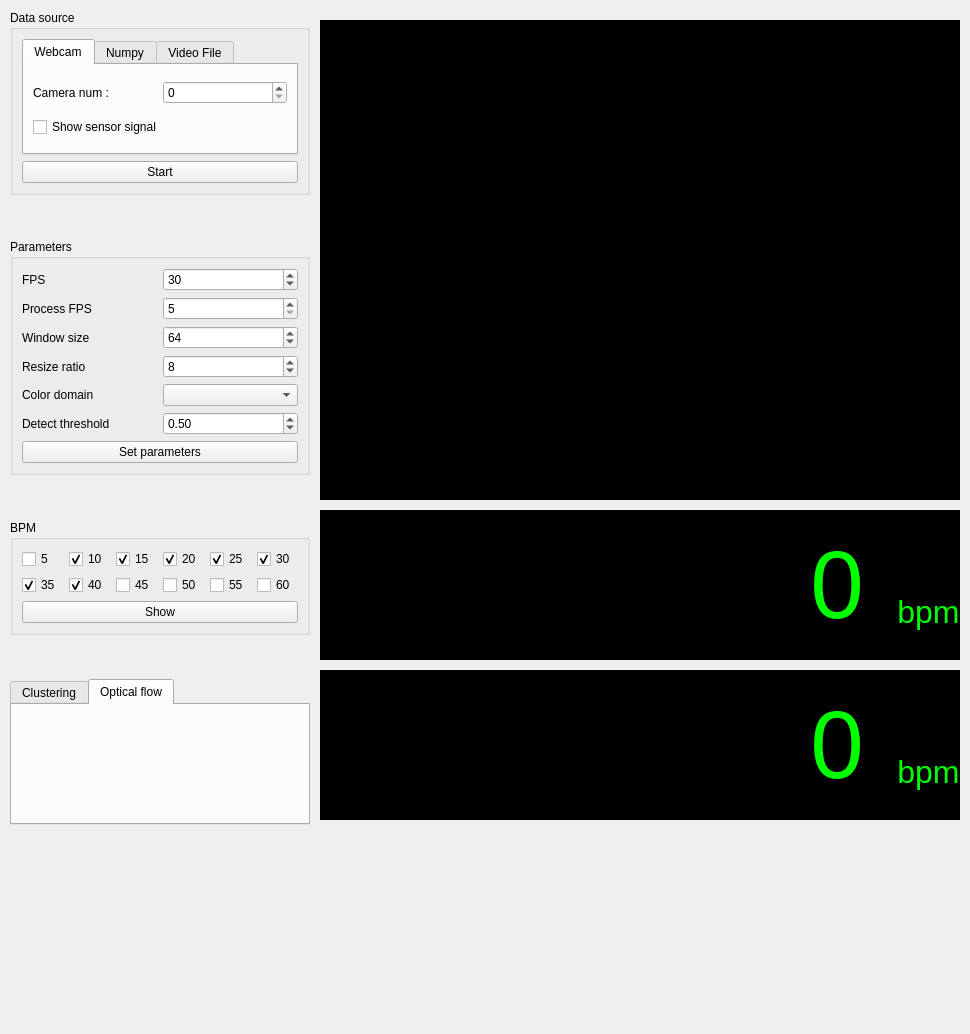
<?xml version="1.0" encoding="UTF-8"?>
<ui version="4.0">
 <class>MainWindow</class>
 <widget class="QMainWindow" name="MainWindow">
  <property name="geometry">
   <rect>
    <x>0</x>
    <y>0</y>
    <width>970</width>
    <height>1034</height>
   </rect>
  </property>
  <property name="sizePolicy">
   <sizepolicy hsizetype="Preferred" vsizetype="Preferred">
    <horstretch>0</horstretch>
    <verstretch>0</verstretch>
   </sizepolicy>
  </property>
  <property name="windowTitle">
   <string>MainWindow</string>
  </property>
  <widget class="QWidget" name="centralwidget">
   <widget class="QLabel" name="lbl_frame">
    <property name="geometry">
     <rect>
      <x>320</x>
      <y>20</y>
      <width>640</width>
      <height>480</height>
     </rect>
    </property>
    <property name="styleSheet">
     <string notr="true">background-color: rgb(0, 0, 0);</string>
    </property>
    <property name="text">
     <string/>
    </property>
   </widget>
   <widget class="QWidget" name="widget_navigate" native="true">
    <property name="geometry">
     <rect>
      <x>10</x>
      <y>10</y>
      <width>300</width>
      <height>815</height>
     </rect>
    </property>
    <layout class="QVBoxLayout" name="verticalLayout_5">
     <item>
      <widget class="QGroupBox" name="groupBox_2">
       <property name="title">
        <string>Data source</string>
       </property>
       <layout class="QVBoxLayout" name="verticalLayout" stretch="0,1">
        <item>
         <widget class="QTabWidget" name="tab_src">
          <property name="currentIndex">
           <number>0</number>
          </property>
          <widget class="QWidget" name="tab_3">
           <attribute name="title">
            <string>Webcam</string>
           </attribute>
           <layout class="QVBoxLayout" name="verticalLayout_7">
            <item>
             <layout class="QHBoxLayout" name="horizontalLayout">
              <item>
               <widget class="QLabel" name="label_7">
                <property name="text">
                 <string>Camera num :</string>
                </property>
               </widget>
              </item>
              <item>
               <widget class="QSpinBox" name="spin_camera_num">
                <property name="minimum">
                 <number>0</number>
                </property>
                <property name="maximum">
                 <number>5</number>
                </property>
                <property name="value">
                 <number>0</number>
                </property>
               </widget>
              </item>
             </layout>
            </item>
            <item>
             <widget class="QCheckBox" name="cb_sensor">
              <property name="text">
               <string>Show sensor signal</string>
              </property>
             </widget>
            </item>
           </layout>
          </widget>
          <widget class="QWidget" name="tab_4">
           <attribute name="title">
            <string>Numpy</string>
           </attribute>
           <layout class="QGridLayout" name="gridLayout_4">
            <item row="1" column="1">
             <widget class="QPushButton" name="b_np_load_signal">
              <property name="text">
               <string>Load signal</string>
              </property>
             </widget>
            </item>
            <item row="1" column="0">
             <widget class="QPushButton" name="b_np_load_video">
              <property name="text">
               <string>Load video</string>
              </property>
             </widget>
            </item>
            <item row="0" column="1">
             <widget class="QLabel" name="lbl_np_signal_name">
              <property name="text">
               <string>None</string>
              </property>
             </widget>
            </item>
            <item row="0" column="0">
             <widget class="QLabel" name="lbl_np_video_name">
              <property name="text">
               <string>None</string>
              </property>
             </widget>
            </item>
            <item row="2" column="0" colspan="2">
             <widget class="QCheckBox" name="cb_reference">
              <property name="text">
               <string>Show reference signal</string>
              </property>
             </widget>
            </item>
           </layout>
          </widget>
          <widget class="QWidget" name="tab_5">
           <attribute name="title">
            <string>Video File</string>
           </attribute>
           <layout class="QVBoxLayout" name="verticalLayout_2">
            <item>
             <widget class="QLabel" name="lbl_file_video_name">
              <property name="text">
               <string>None</string>
              </property>
             </widget>
            </item>
            <item>
             <widget class="QPushButton" name="b_file_load_video">
              <property name="text">
               <string>Load video</string>
              </property>
             </widget>
            </item>
           </layout>
          </widget>
         </widget>
        </item>
        <item>
         <widget class="QPushButton" name="b_start">
          <property name="text">
           <string>Start</string>
          </property>
         </widget>
        </item>
       </layout>
      </widget>
     </item>
     <item>
      <spacer name="verticalSpacer_3">
       <property name="orientation">
        <enum>Qt::Vertical</enum>
       </property>
       <property name="sizeHint" stdset="0">
        <size>
         <width>20</width>
         <height>40</height>
        </size>
       </property>
      </spacer>
     </item>
     <item>
      <widget class="QGroupBox" name="groupBox">
       <property name="title">
        <string>Parameters</string>
       </property>
       <layout class="QGridLayout" name="gridLayout_2">
        <item row="0" column="0">
         <widget class="QLabel" name="label">
          <property name="text">
           <string>FPS</string>
          </property>
         </widget>
        </item>
        <item row="1" column="0">
         <widget class="QLabel" name="label_2">
          <property name="text">
           <string>Process FPS</string>
          </property>
         </widget>
        </item>
        <item row="2" column="0">
         <widget class="QLabel" name="label_3">
          <property name="text">
           <string>Window size</string>
          </property>
         </widget>
        </item>
        <item row="3" column="0">
         <widget class="QLabel" name="label_4">
          <property name="text">
           <string>Resize ratio</string>
          </property>
         </widget>
        </item>
        <item row="5" column="0">
         <widget class="QLabel" name="label_6">
          <property name="text">
           <string>Detect threshold</string>
          </property>
         </widget>
        </item>
        <item row="4" column="0">
         <widget class="QLabel" name="label_5">
          <property name="text">
           <string>Color domain</string>
          </property>
         </widget>
        </item>
        <item row="6" column="0" colspan="2">
         <widget class="QPushButton" name="b_set_parameter">
          <property name="text">
           <string>Set parameters</string>
          </property>
         </widget>
        </item>
        <item row="0" column="1">
         <widget class="QSpinBox" name="spin_fps">
          <property name="minimum">
           <number>5</number>
          </property>
          <property name="maximum">
           <number>60</number>
          </property>
          <property name="value">
           <number>30</number>
          </property>
         </widget>
        </item>
        <item row="1" column="1">
         <widget class="QSpinBox" name="spin_process_fps">
          <property name="minimum">
           <number>5</number>
          </property>
          <property name="maximum">
           <number>60</number>
          </property>
          <property name="value">
           <number>5</number>
          </property>
         </widget>
        </item>
        <item row="2" column="1">
         <widget class="QSpinBox" name="spin_window_size">
          <property name="minimum">
           <number>1</number>
          </property>
          <property name="maximum">
           <number>1024</number>
          </property>
          <property name="value">
           <number>64</number>
          </property>
         </widget>
        </item>
        <item row="3" column="1">
         <widget class="QSpinBox" name="spin_resize_ratio">
          <property name="minimum">
           <number>1</number>
          </property>
          <property name="maximum">
           <number>100</number>
          </property>
          <property name="value">
           <number>8</number>
          </property>
         </widget>
        </item>
        <item row="4" column="1">
         <widget class="QComboBox" name="combo_color_domain"/>
        </item>
        <item row="5" column="1">
         <widget class="QDoubleSpinBox" name="spin_threshold">
          <property name="maximum">
           <double>1.000000000000000</double>
          </property>
          <property name="singleStep">
           <double>0.010000000000000</double>
          </property>
          <property name="value">
           <double>0.500000000000000</double>
          </property>
         </widget>
        </item>
       </layout>
      </widget>
     </item>
     <item>
      <spacer name="verticalSpacer_4">
       <property name="orientation">
        <enum>Qt::Vertical</enum>
       </property>
       <property name="sizeHint" stdset="0">
        <size>
         <width>20</width>
         <height>40</height>
        </size>
       </property>
      </spacer>
     </item>
     <item>
      <widget class="QGroupBox" name="groupBox_3">
       <property name="title">
        <string>BPM</string>
       </property>
       <layout class="QGridLayout" name="gridLayout_3">
        <item row="0" column="1">
         <widget class="QCheckBox" name="cb_bpm_10">
          <property name="text">
           <string>10</string>
          </property>
          <property name="checked">
           <bool>true</bool>
          </property>
          <property name="tristate">
           <bool>false</bool>
          </property>
         </widget>
        </item>
        <item row="2" column="0" colspan="6">
         <widget class="QPushButton" name="b_show_bpm">
          <property name="text">
           <string>Show</string>
          </property>
         </widget>
        </item>
        <item row="0" column="2">
         <widget class="QCheckBox" name="cb_bpm_15">
          <property name="text">
           <string>15</string>
          </property>
          <property name="checked">
           <bool>true</bool>
          </property>
         </widget>
        </item>
        <item row="0" column="3">
         <widget class="QCheckBox" name="cb_bpm_20">
          <property name="text">
           <string>20</string>
          </property>
          <property name="checked">
           <bool>true</bool>
          </property>
         </widget>
        </item>
        <item row="0" column="4">
         <widget class="QCheckBox" name="cb_bpm_25">
          <property name="text">
           <string>25</string>
          </property>
          <property name="checked">
           <bool>true</bool>
          </property>
         </widget>
        </item>
        <item row="0" column="0">
         <widget class="QCheckBox" name="cb_bpm_5">
          <property name="text">
           <string>5</string>
          </property>
         </widget>
        </item>
        <item row="0" column="5">
         <widget class="QCheckBox" name="cb_bpm_30">
          <property name="text">
           <string>30</string>
          </property>
          <property name="checked">
           <bool>true</bool>
          </property>
         </widget>
        </item>
        <item row="1" column="1">
         <widget class="QCheckBox" name="cb_bpm_40">
          <property name="text">
           <string>40</string>
          </property>
          <property name="checked">
           <bool>true</bool>
          </property>
         </widget>
        </item>
        <item row="1" column="5">
         <widget class="QCheckBox" name="cb_bpm_60">
          <property name="text">
           <string>60</string>
          </property>
         </widget>
        </item>
        <item row="1" column="3">
         <widget class="QCheckBox" name="cb_bpm_50">
          <property name="text">
           <string>50</string>
          </property>
         </widget>
        </item>
        <item row="1" column="2">
         <widget class="QCheckBox" name="cb_bpm_45">
          <property name="text">
           <string>45</string>
          </property>
         </widget>
        </item>
        <item row="1" column="4">
         <widget class="QCheckBox" name="cb_bpm_55">
          <property name="text">
           <string>55</string>
          </property>
         </widget>
        </item>
        <item row="1" column="0">
         <widget class="QCheckBox" name="cb_bpm_35">
          <property name="text">
           <string>35</string>
          </property>
          <property name="checked">
           <bool>true</bool>
          </property>
         </widget>
        </item>
       </layout>
      </widget>
     </item>
     <item>
      <spacer name="verticalSpacer_5">
       <property name="orientation">
        <enum>Qt::Vertical</enum>
       </property>
       <property name="sizeHint" stdset="0">
        <size>
         <width>20</width>
         <height>40</height>
        </size>
       </property>
      </spacer>
     </item>
     <item>
      <widget class="QTabWidget" name="tab_mode">
       <property name="currentIndex">
        <number>1</number>
       </property>
       <widget class="QWidget" name="tab_mode_cluster">
        <attribute name="title">
         <string>Clustering</string>
        </attribute>
        <layout class="QVBoxLayout" name="verticalLayout_4">
         <item>
          <widget class="QCheckBox" name="checkBox">
           <property name="text">
            <string>CheckBox</string>
           </property>
          </widget>
         </item>
         <item>
          <widget class="QCheckBox" name="checkBox_2">
           <property name="text">
            <string>CheckBox</string>
           </property>
          </widget>
         </item>
         <item>
          <widget class="QCheckBox" name="checkBox_3">
           <property name="text">
            <string>CheckBox</string>
           </property>
          </widget>
         </item>
         <item>
          <widget class="QCheckBox" name="checkBox_4">
           <property name="text">
            <string>CheckBox</string>
           </property>
          </widget>
         </item>
        </layout>
       </widget>
       <widget class="QWidget" name="tab_mode_opticalflow">
        <attribute name="title">
         <string>Optical flow</string>
        </attribute>
       </widget>
      </widget>
     </item>
    </layout>
   </widget>
   <widget class="QWidget" name="widget_estimated" native="true">
    <property name="geometry">
     <rect>
      <x>320</x>
      <y>510</y>
      <width>640</width>
      <height>150</height>
     </rect>
    </property>
    <layout class="QHBoxLayout" name="horizontalLayout_2" stretch="5,2">
     <property name="spacing">
      <number>0</number>
     </property>
     <property name="leftMargin">
      <number>0</number>
     </property>
     <property name="topMargin">
      <number>0</number>
     </property>
     <property name="rightMargin">
      <number>0</number>
     </property>
     <property name="bottomMargin">
      <number>0</number>
     </property>
     <item>
      <widget class="QLabel" name="lbl_signal_estimated">
       <property name="styleSheet">
        <string notr="true">background-color: rgb(0, 0, 0);</string>
       </property>
       <property name="text">
        <string/>
       </property>
      </widget>
     </item>
     <item>
      <layout class="QHBoxLayout" name="horizontalLayout_5" stretch="1,0">
       <property name="spacing">
        <number>0</number>
       </property>
       <property name="sizeConstraint">
        <enum>QLayout::SetFixedSize</enum>
       </property>
       <item>
        <widget class="QLabel" name="lbl_bpm_estimated">
         <property name="font">
          <font>
           <family>Arial</family>
           <pointsize>72</pointsize>
          </font>
         </property>
         <property name="styleSheet">
          <string notr="true">background-color: rgb(0, 0, 0);
color: rgb(0, 255, 0);</string>
         </property>
         <property name="text">
          <string>0</string>
         </property>
         <property name="alignment">
          <set>Qt::AlignCenter</set>
         </property>
        </widget>
       </item>
       <item>
        <layout class="QVBoxLayout" name="verticalLayout_8" stretch="4,1">
         <property name="spacing">
          <number>0</number>
         </property>
         <property name="sizeConstraint">
          <enum>QLayout::SetFixedSize</enum>
         </property>
         <item>
          <widget class="QLabel" name="label_18">
           <property name="font">
            <font>
             <family>Arial</family>
             <pointsize>24</pointsize>
            </font>
           </property>
           <property name="styleSheet">
            <string notr="true">background-color: rgb(0, 0, 0);
color: rgb(0, 255, 0);</string>
           </property>
           <property name="text">
            <string>bpm</string>
           </property>
           <property name="alignment">
            <set>Qt::AlignBottom|Qt::AlignHCenter</set>
           </property>
          </widget>
         </item>
         <item>
          <widget class="QLabel" name="label_19">
           <property name="styleSheet">
            <string notr="true">background-color: rgb(0, 0, 0);</string>
           </property>
           <property name="text">
            <string/>
           </property>
          </widget>
         </item>
        </layout>
       </item>
      </layout>
     </item>
    </layout>
   </widget>
   <widget class="QWidget" name="widget_reference" native="true">
    <property name="geometry">
     <rect>
      <x>320</x>
      <y>670</y>
      <width>640</width>
      <height>150</height>
     </rect>
    </property>
    <layout class="QHBoxLayout" name="horizontalLayout_6" stretch="5,2">
     <property name="spacing">
      <number>0</number>
     </property>
     <property name="leftMargin">
      <number>0</number>
     </property>
     <property name="topMargin">
      <number>0</number>
     </property>
     <property name="rightMargin">
      <number>0</number>
     </property>
     <property name="bottomMargin">
      <number>0</number>
     </property>
     <item>
      <widget class="QLabel" name="lbl_signal_reference">
       <property name="styleSheet">
        <string notr="true">background-color: rgb(0, 0, 0);</string>
       </property>
       <property name="text">
        <string/>
       </property>
      </widget>
     </item>
     <item>
      <layout class="QHBoxLayout" name="horizontalLayout_7" stretch="1,0">
       <property name="spacing">
        <number>0</number>
       </property>
       <property name="sizeConstraint">
        <enum>QLayout::SetFixedSize</enum>
       </property>
       <item>
        <widget class="QLabel" name="lbl_bpm_reference">
         <property name="font">
          <font>
           <family>Arial</family>
           <pointsize>72</pointsize>
          </font>
         </property>
         <property name="styleSheet">
          <string notr="true">background-color: rgb(0, 0, 0);
color: rgb(0, 255, 0);</string>
         </property>
         <property name="text">
          <string>0</string>
         </property>
         <property name="alignment">
          <set>Qt::AlignCenter</set>
         </property>
        </widget>
       </item>
       <item>
        <layout class="QVBoxLayout" name="verticalLayout_9" stretch="4,1">
         <property name="spacing">
          <number>0</number>
         </property>
         <property name="sizeConstraint">
          <enum>QLayout::SetFixedSize</enum>
         </property>
         <item>
          <widget class="QLabel" name="label_20">
           <property name="font">
            <font>
             <family>Arial</family>
             <pointsize>24</pointsize>
            </font>
           </property>
           <property name="styleSheet">
            <string notr="true">background-color: rgb(0, 0, 0);
color: rgb(0, 255, 0);</string>
           </property>
           <property name="text">
            <string>bpm</string>
           </property>
           <property name="alignment">
            <set>Qt::AlignBottom|Qt::AlignHCenter</set>
           </property>
          </widget>
         </item>
         <item>
          <widget class="QLabel" name="label_21">
           <property name="styleSheet">
            <string notr="true">background-color: rgb(0, 0, 0);</string>
           </property>
           <property name="text">
            <string/>
           </property>
          </widget>
         </item>
        </layout>
       </item>
      </layout>
     </item>
    </layout>
   </widget>
  </widget>
 </widget>
 <resources/>
 <connections/>
</ui>
